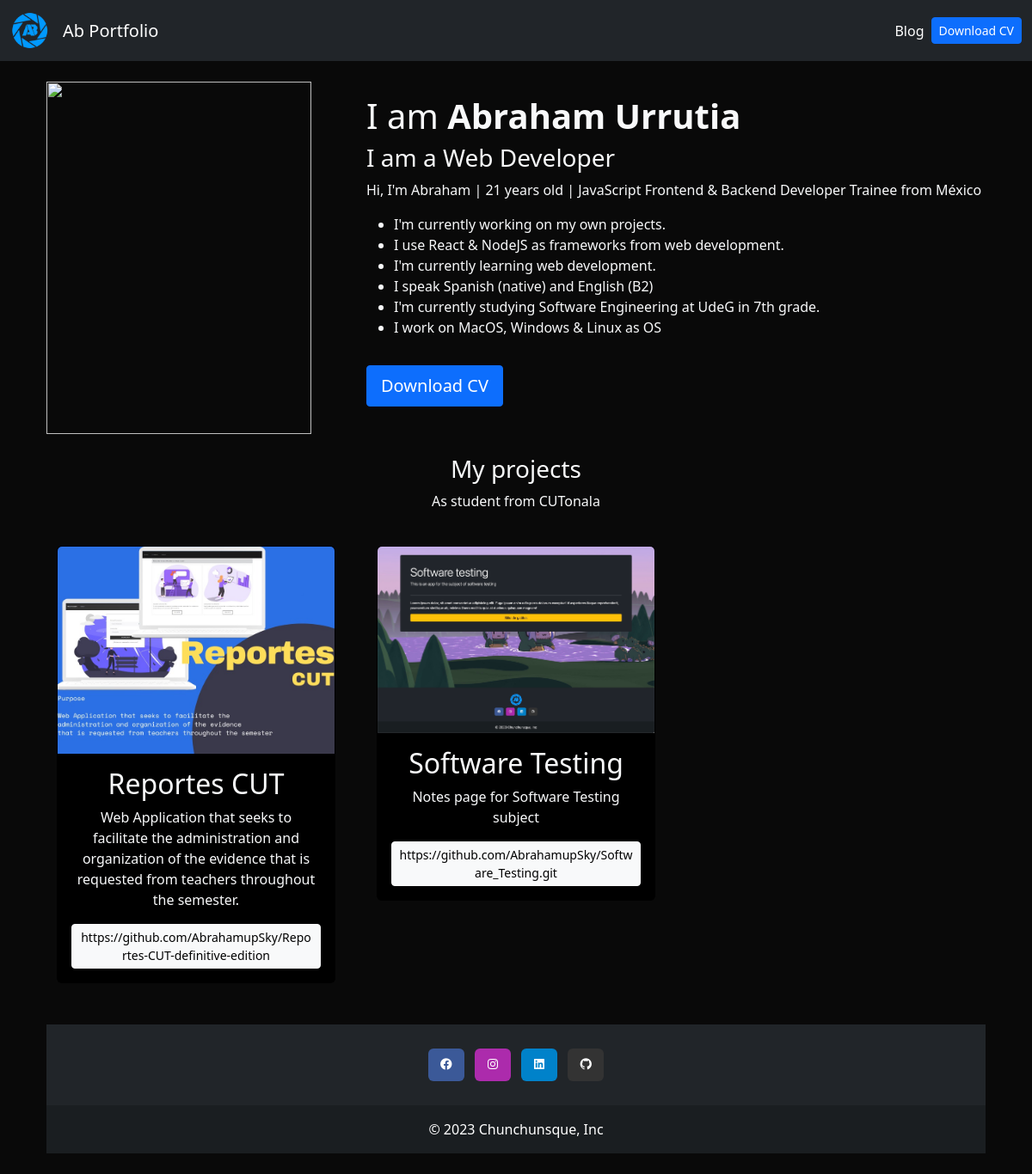
Before: / with the older database file.
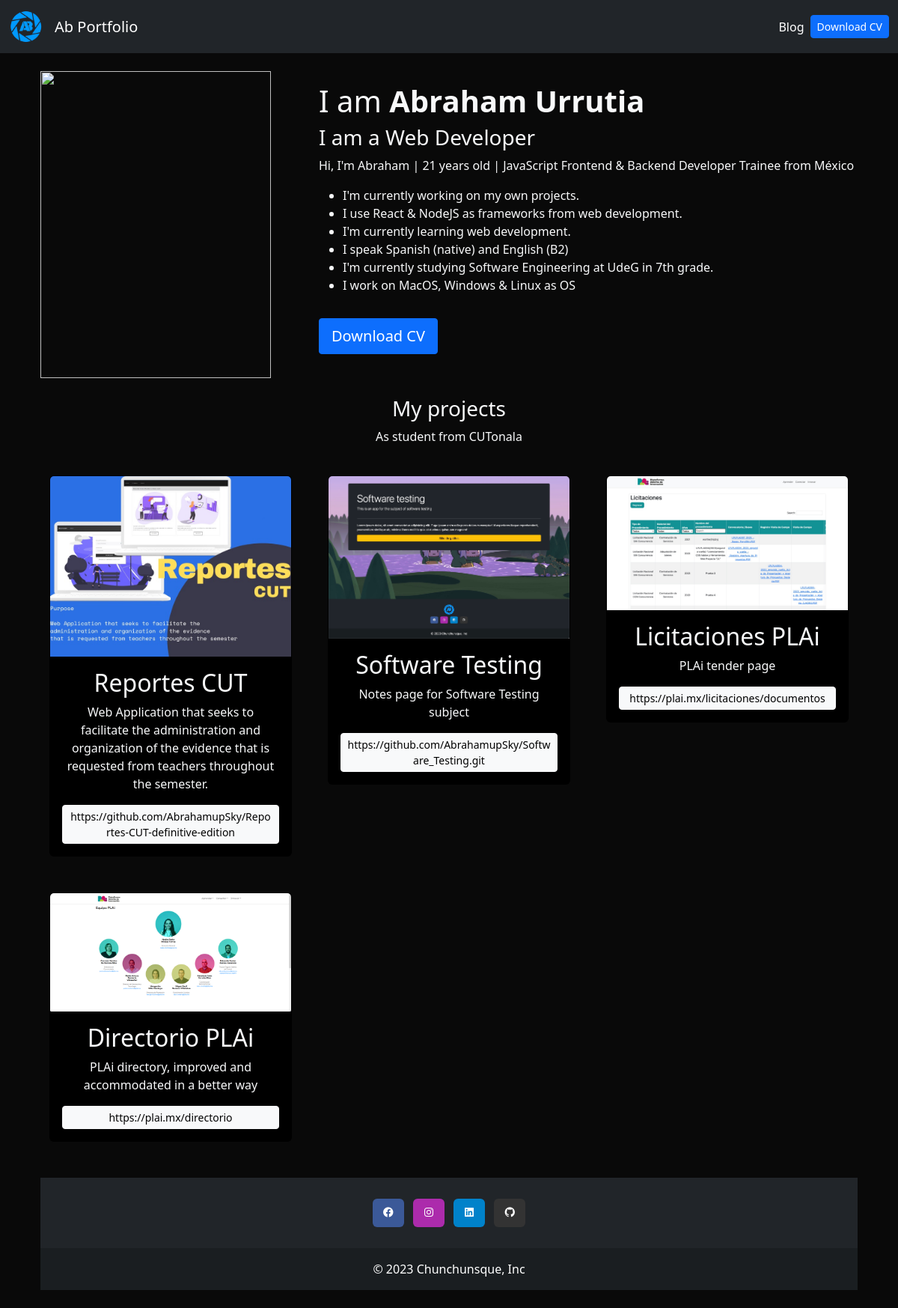
After: the same page with the newer database file.
### portfolio/models.py (models this page shows)
class Project(models.Model):
  title = CharField(max_length=100)
  description = CharField(max_length=250)
  image = ImageField(upload_to="portfolio/images/")
  url = URLField(blank=True)

### portfolio/views.py (the view)
# urls.py: 2. Add a URL to urlpatterns:  path('', views.home, name='home')
def home(request):
  projects = Project.objects.all()
  return render(request, 'home.html', {'projects': projects})

### portfolio/templates/home.html (shortened to what this page needs)
{% extends 'layout.html' %}
{% block content %}
{% load static %}
<header class="row">
  <div class="col-md-4">
    <img src="{% static 'portfolio/profile.jpg' %}" width="308" height="410" alt="">
  </div>
  <div class="col-md-8 my-auto">
    <h1>I am <strong>Abraham Urrutia</strong></h1>
    <h3>I am a Web Developer</h3>
    <p>Hi, I'm Abraham | 21 years old | JavaScript Frontend & Backend Developer Trainee from México</p>
    <ul>
      <li>I'm currently working on my own projects.</li>
      <li>I use React & NodeJS as frameworks from web development.</li>
      <li>I'm currently learning web development.</li>
      <li>I speak Spanish (native) and English (B2)</li>
      <li>I'm currently studying Software Engineering at UdeG in 7th grade.</li>
      <li>I work on MacOS, Windows & Linux as OS</li>
    </ul>
    <a href="{% static 'portfolio/cv.pdf' %}" target="_blank" class="btn btn-primary btn-lg rounded-1 my-3">Download CV</a>
  </div>
</header>
<div class="row my-4 text-center">
  <h3>My projects</h3>
  <p>As student from CUTonala</p>
  {% for project in projects %}
  <div class="col-md-4 p-4">
    <div class="card bg-black text-light card-project">
      <img src="{{project.image.url}}" alt="{{project.title}}" class="card-img-top">
      <div class="card-body align-items-center">
        <h2>{{project.title}}</h2>
        <p>{{project.description}}</p>
        {% if project.url %}
        <a href="{{project.url}}" class="btn btn-light rounded-1 btn-sm container-fluid" target="_blank">{{project.url}}</a>
        {% endif %}
      </div>
    </div>
  </div>
  {% endfor %}
  {% endblock %}

Changed rows visible on the page:
added Project: image (picture), title "Licitaciones PLAi", description "PLAi tender page", url "https://plai.mx/licitaciones/documentos"
added Project: image (picture), title "Directorio PLAi", description "PLAi directory, improved and accommodated in a better way", url "https://plai.mx/directorio"
